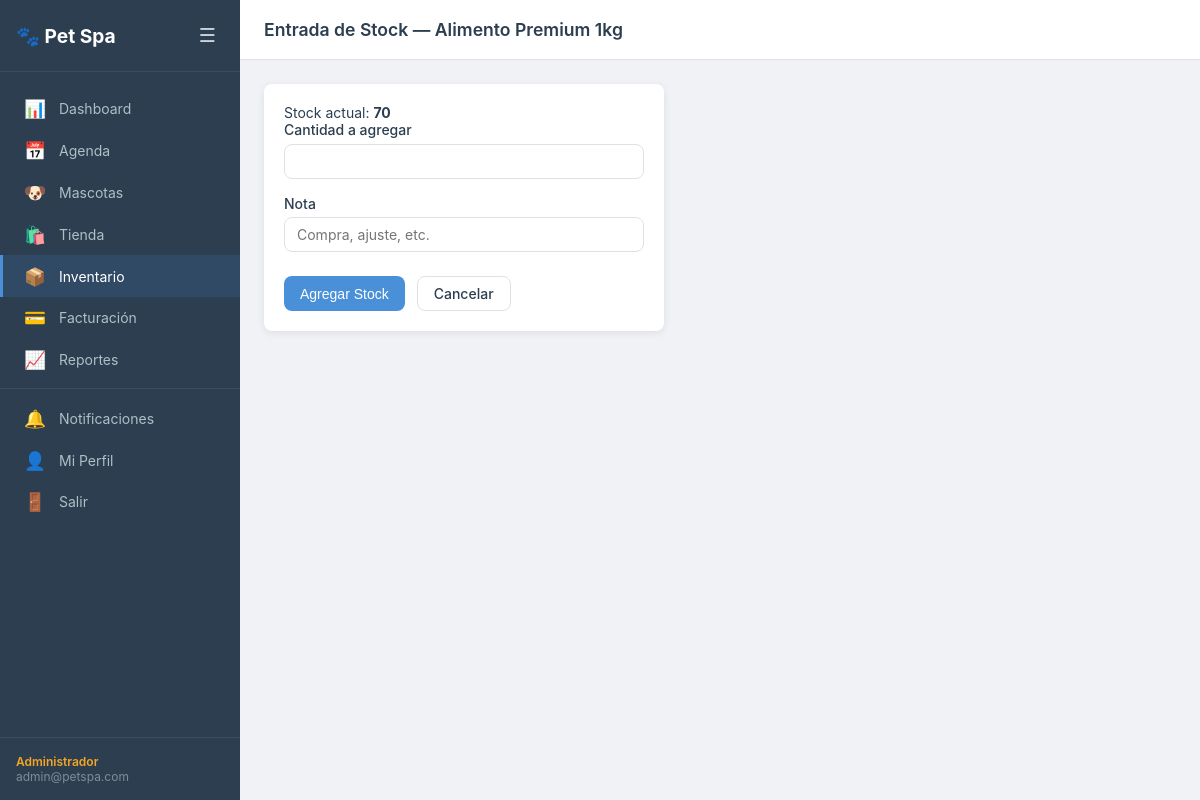
The page /inventario/4/entrada/ (signed in) on the database its author committed.
### apps/usuarios/models.py (models this page shows, shortened)
class Usuario(AbstractUser):
    rol                = models.ForeignKey(Rol, on_delete=models.SET_NULL, null=True, blank=True)
    telefono           = models.CharField(max_length=20, blank=True)
    email              = models.EmailField(unique=True)
    email_verificado   = models.BooleanField(default=False)
    token_activacion   = models.CharField(max_length=64, blank=True)
    token_expiracion   = models.DateTimeField(null=True, blank=True)
    intentos_fallidos  = models.IntegerField(default=0)
    bloqueado_hasta    = models.DateTimeField(null=True, blank=True)
    two_factor_secret  = models.CharField(max_length=32, blank=True)
    two_factor_activo  = models.BooleanField(default=False)
    ultimo_acceso      = models.DateTimeField(null=True, blank=True)
    USERNAME_FIELD = 'email'
    REQUIRED_FIELDS = ['username']
    class Meta:
        verbose_name = 'Usuario'
        verbose_name_plural = 'Usuarios'

class Rol(models.Model):
    NOMBRES = [
        ('admin', 'Administrador'),
        ('recepcion', 'Recepción'),
        ('groomer', 'Groomer'),
        ('cliente', 'Cliente'),
    ]
    nombre      = models.CharField(max_length=50, unique=True, choices=NOMBRES)
    descripcion = models.TextField(blank=True)
    def __str__(self):
        return self.get_nombre_display()

### apps/inventario/models.py (models this page shows, shortened)
class Producto(models.Model):
    nombre       = models.CharField(max_length=200)
    descripcion  = models.TextField(blank=True)
    categoria    = models.ForeignKey(Categoria, on_delete=models.PROTECT)
    precio_base  = models.DecimalField(max_digits=8, decimal_places=2)
    stock_actual = models.IntegerField(default=0)
    stock_minimo = models.IntegerField(default=5)
    sku          = models.CharField(max_length=50, unique=True)
    imagen       = models.ImageField(upload_to='productos/', blank=True)
    es_insumo    = models.BooleanField(default=False)
    activo       = models.BooleanField(default=True)

### apps/inventario/views.py (the view, shortened to what this page needs)
# urls.py: path('<int:pk>/entrada/', views.entrada_inventario, name='entrada'),
@login_requerido
@solo_admin
def entrada_inventario(request, pk):
    producto = get_object_or_404(Producto, pk=pk)
    return render(request, 'inventario/entrada.html', {'producto': producto})

### templates/inventario/entrada.html (shortened to what this page needs)
{% extends 'base.html' %}
{% block page_title %}Entrada de Stock — {{ producto.nombre }}{% endblock %}
{% block content %}
<div class="card" style="max-width:400px">
  <div class="card-body">
    <p>Stock actual: <strong>{{ producto.stock_actual }}</strong></p>
    <form method="post">
      <div class="form-group">
        <label>Cantidad a agregar</label>
        <input type="number" name="cantidad" class="form-control" min="1" required autofocus>
      </div>
      <div class="form-group">
        <label>Nota</label>
        <input type="text" name="nota" class="form-control" placeholder="Compra, ajuste, etc.">
      </div>
      <div class="form-actions">
        <button type="submit" class="btn btn-primary">Agregar Stock</button>
        <a href="{% url 'inventario:lista' %}" class="btn btn-outline">Cancelar</a>
      </div>
    </form>
  </div>
</div>
{% endblock %}

### templates/base.html (shortened to what this page needs)
{% load static %}
<!DOCTYPE html>
<html lang="es">
<head>
  <link rel="stylesheet" href="{% static 'css/base.css' %}">
</head>
<body>
<div class="layout">
  <aside class="sidebar" id="sidebar">
    <div class="sidebar-header">
      <span class="logo">🐾 Pet Spa</span>
      <button class="sidebar-toggle" onclick="toggleSidebar()">☰</button>
    </div>
    <nav class="sidebar-nav">
      <a href="{% url 'dashboard:inicio' %}" class="nav-item {% if request.resolver_match.namespace == 'dashboard' %}active{% endif %}">
        <span class="nav-icon">📊</span><span class="nav-label">Dashboard</span>
      </a>
      {% if user.rol.nombre != 'cliente' %}
      <a href="{% url 'agenda:calendario' %}" class="nav-item {% if request.resolver_match.namespace == 'agenda' %}active{% endif %}">
        <span class="nav-icon">📅</span><span class="nav-label">Agenda</span>
      </a>
      {% endif %}
      <a href="{% url 'mascotas:lista' %}" class="nav-item {% if request.resolver_match.namespace == 'mascotas' %}active{% endif %}">
        <span class="nav-icon">🐶</span><span class="nav-label">Mascotas</span>
      </a>
      <a href="{% url 'tienda:catalogo' %}" class="nav-item {% if request.resolver_match.namespace == 'tienda' %}active{% endif %}">
        <span class="nav-icon">🛍️</span><span class="nav-label">Tienda</span>
      </a>
      {% if user.rol.nombre in 'admin,recepcion' %}
      <a href="{% url 'inventario:lista' %}" class="nav-item {% if request.resolver_match.namespace == 'inventario' %}active{% endif %}">
        <span class="nav-icon">📦</span><span class="nav-label">Inventario</span>
      </a>
      <a href="{% url 'facturacion:lista' %}" class="nav-item {% if request.resolver_match.namespace == 'facturacion' %}active{% endif %}">
        <span class="nav-icon">💳</span><span class="nav-label">Facturación</span>
      </a>
      {% endif %}
      {% if user.rol.nombre == 'admin' %}
      <a href="{% url 'dashboard:ocupacion' %}" class="nav-item">
        <span class="nav-icon">📈</span><span class="nav-label">Reportes</span>
      </a>
      {% endif %}
      <div class="nav-divider"></div>
      <a href="{% url 'notificaciones:lista' %}" class="nav-item">
        <span class="nav-icon">🔔</span><span class="nav-label">Notificaciones</span>
      </a>
      <a href="{% url 'usuarios:perfil' %}" class="nav-item">
        <span class="nav-icon">👤</span><span class="nav-label">Mi Perfil</span>
      </a>
      <a href="{% url 'usuarios:logout' %}" class="nav-item nav-logout">
        <span class="nav-icon">🚪</span><span class="nav-label">Salir</span>
      </a>
    </nav>
    <div class="sidebar-footer">
      <span class="user-rol">{{ user.rol }}</span>
      <span class="user-email">{{ user.email }}</span>
    </div>
  </aside>
  <main class="main-content">
    <header class="topbar">
      <h1 class="page-title">{% block page_title %}{% endblock %}</h1>
    </header>
    <div class="content-body">
      {% block content %}{% endblock %}
    </div>
  </main>
</div>
</body>
</html>

### static/css/base.css (style rules this page uses)
:root { --primary: #4A90D9; --primary-dk: #3070b3; --secondary: #F5A623; --success: #28a745; --danger: #dc3545; --warning: #ffc107; --info: #17a2b8; --dark: #2C3E50; --gray: #6c757d; --light: #f8f9fa; --border: #dee2e6; --sidebar-w: 240px; --topbar-h: 60px; --radius: 8px; --shadow: 0 2px 8px rgba(0,0,0,.08); --shadow-md: 0 4px 16px rgba(0,0,0,.12); }
*, *::before, *::after { box-sizing: border-box; margin: 0; padding: 0; }
body { font-family: -apple-system, BlinkMacSystemFont, 'Segoe UI', Roboto, sans-serif; font-size: 14px; color: var(--dark); background: #f0f2f5; min-height: 100vh; }
a { color: var(--primary); text-decoration: none; }
.layout { display: flex; min-height: 100vh; }
.sidebar { width: var(--sidebar-w); background: var(--dark); color: #cdd6df; display: flex; flex-direction: column; position: fixed; top: 0; left: 0; bottom: 0; z-index: 100; transition: transform .25s; }
.sidebar-header { display: flex; align-items: center; justify-content: space-between; padding: 1.25rem 1rem; border-bottom: 1px solid rgba(255,255,255,.08); }
.logo { font-size: 1.2rem; font-weight: 700; color: #fff; }
.sidebar-toggle, .menu-btn { background: none; border: none; color: #cdd6df; font-size: 1.2rem; cursor: pointer; padding: .25rem .5rem; }
.sidebar-nav { flex: 1; padding: 1rem 0; overflow-y: auto; }
.nav-item { display: flex; align-items: center; gap: .75rem; padding: .65rem 1.25rem; color: #b0bec5; transition: background .15s, color .15s; border-left: 3px solid transparent; }
.nav-item.active { background: rgba(74,144,217,.15); color: #fff; border-left-color: var(--primary); }
.nav-icon { font-size: 1.1rem; width: 24px; text-align: center; }
.nav-divider { height: 1px; background: rgba(255,255,255,.08); margin: .5rem 0; }
.sidebar-footer { padding: 1rem; border-top: 1px solid rgba(255,255,255,.08); font-size: .75rem; }
.user-rol { display: block; color: var(--secondary); font-weight: 600; }
.user-email { display: block; color: #78909c; white-space: nowrap; overflow: hidden; text-overflow: ellipsis; }
.main-content { margin-left: var(--sidebar-w); flex: 1; display: flex; flex-direction: column; min-height: 100vh; }
.topbar { height: var(--topbar-h); background: #fff; border-bottom: 1px solid var(--border); display: flex; align-items: center; padding: 0 1.5rem; gap: 1rem; position: sticky; top: 0; z-index: 50; }
.page-title { flex: 1; font-size: 1.1rem; font-weight: 600; }
.content-body { padding: 1.5rem; }
.btn { display: inline-flex; align-items: center; gap: .35rem; padding: .5rem 1rem; border-radius: var(--radius); border: none; cursor: pointer; font-size: .875rem; font-weight: 500; transition: background .15s, transform .1s; text-decoration: none; }
.btn-primary { background: var(--primary); color: #fff; }
.btn-outline { background: transparent; border: 1px solid var(--border); color: var(--dark); }
.card { background: #fff; border-radius: var(--radius); box-shadow: var(--shadow); overflow: hidden; }
.card-body { padding: 1.25rem; }
.form-group { margin-bottom: 1rem; }
.form-group label { display: block; font-weight: 500; margin-bottom: .35rem; font-size: .875rem; }
.form-control, input[type="text"], input[type="email"], input[type="password"], input[type="number"], input[type="date"], input[type="datetime-local"], input[type="time"], input[type="file"], textarea, select { width: 100%; padding: .5rem .75rem; border: 1px solid var(--border); border-radius: var(--radius); font-size: .875rem; background: #fff; color: var(--dark); transition: border-color .15s, box-shadow .15s; font-family: inherit; }
.form-actions { display: flex; gap: .75rem; margin-top: 1.5rem; }

### rows shown on the page
Usuario: rol "Administrador", email "admin@petspa.com"
Producto: nombre "Alimento Premium 1kg", stock_actual "70"
